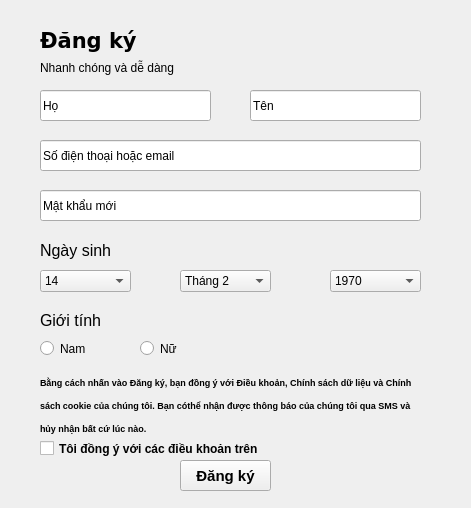
<?xml version="1.0" encoding="UTF-8"?>
<ui version="4.0">
 <class>Form</class>
 <widget class="QWidget" name="Form">
  <property name="geometry">
   <rect>
    <x>0</x>
    <y>0</y>
    <width>471</width>
    <height>508</height>
   </rect>
  </property>
  <property name="windowTitle">
   <string>Đăng ký</string>
  </property>
  <widget class="QLabel" name="label">
   <property name="geometry">
    <rect>
     <x>40</x>
     <y>20</y>
     <width>111</width>
     <height>41</height>
    </rect>
   </property>
   <property name="font">
    <font>
     <family>Verdana</family>
     <pointsize>16</pointsize>
     <weight>75</weight>
     <bold>true</bold>
    </font>
   </property>
   <property name="text">
    <string>Đăng ký</string>
   </property>
  </widget>
  <widget class="QLabel" name="label_2">
   <property name="geometry">
    <rect>
     <x>40</x>
     <y>60</y>
     <width>201</width>
     <height>16</height>
    </rect>
   </property>
   <property name="text">
    <string>Nhanh chóng và dễ dàng</string>
   </property>
  </widget>
  <widget class="QLineEdit" name="txtHo">
   <property name="geometry">
    <rect>
     <x>40</x>
     <y>90</y>
     <width>171</width>
     <height>31</height>
    </rect>
   </property>
   <property name="text">
    <string>Họ</string>
   </property>
  </widget>
  <widget class="QLineEdit" name="txtTen">
   <property name="geometry">
    <rect>
     <x>250</x>
     <y>90</y>
     <width>171</width>
     <height>31</height>
    </rect>
   </property>
   <property name="text">
    <string>Tên</string>
   </property>
  </widget>
  <widget class="QLineEdit" name="txtSdt">
   <property name="geometry">
    <rect>
     <x>40</x>
     <y>140</y>
     <width>381</width>
     <height>31</height>
    </rect>
   </property>
   <property name="text">
    <string>Số điện thoại hoặc email</string>
   </property>
  </widget>
  <widget class="QLineEdit" name="txtMatkhau">
   <property name="geometry">
    <rect>
     <x>40</x>
     <y>190</y>
     <width>381</width>
     <height>31</height>
    </rect>
   </property>
   <property name="text">
    <string>Mật khẩu mới</string>
   </property>
  </widget>
  <widget class="QLabel" name="label_3">
   <property name="geometry">
    <rect>
     <x>40</x>
     <y>240</y>
     <width>201</width>
     <height>21</height>
    </rect>
   </property>
   <property name="font">
    <font>
     <pointsize>12</pointsize>
    </font>
   </property>
   <property name="text">
    <string>Ngày sinh</string>
   </property>
  </widget>
  <widget class="QComboBox" name="cmbNgay">
   <property name="geometry">
    <rect>
     <x>40</x>
     <y>270</y>
     <width>91</width>
     <height>22</height>
    </rect>
   </property>
   <item>
    <property name="text">
     <string>14</string>
    </property>
   </item>
  </widget>
  <widget class="QComboBox" name="cmbThang">
   <property name="geometry">
    <rect>
     <x>180</x>
     <y>270</y>
     <width>91</width>
     <height>22</height>
    </rect>
   </property>
   <item>
    <property name="text">
     <string>Tháng 2</string>
    </property>
   </item>
  </widget>
  <widget class="QComboBox" name="cmbNam">
   <property name="geometry">
    <rect>
     <x>330</x>
     <y>270</y>
     <width>91</width>
     <height>22</height>
    </rect>
   </property>
   <item>
    <property name="text">
     <string>1970</string>
    </property>
   </item>
  </widget>
  <widget class="QLabel" name="label_4">
   <property name="geometry">
    <rect>
     <x>40</x>
     <y>310</y>
     <width>201</width>
     <height>21</height>
    </rect>
   </property>
   <property name="font">
    <font>
     <pointsize>12</pointsize>
    </font>
   </property>
   <property name="text">
    <string>Giới tính</string>
   </property>
  </widget>
  <widget class="QRadioButton" name="btnGTNam">
   <property name="geometry">
    <rect>
     <x>40</x>
     <y>340</y>
     <width>82</width>
     <height>17</height>
    </rect>
   </property>
   <property name="text">
    <string>Nam</string>
   </property>
  </widget>
  <widget class="QRadioButton" name="btnGTNu">
   <property name="geometry">
    <rect>
     <x>140</x>
     <y>340</y>
     <width>82</width>
     <height>17</height>
    </rect>
   </property>
   <property name="text">
    <string>Nữ</string>
   </property>
  </widget>
  <widget class="QLabel" name="label_5">
   <property name="geometry">
    <rect>
     <x>40</x>
     <y>360</y>
     <width>381</width>
     <height>91</height>
    </rect>
   </property>
   <property name="font">
    <font>
     <family>Nirmala UI</family>
     <pointsize>7</pointsize>
     <weight>75</weight>
     <bold>true</bold>
    </font>
   </property>
   <property name="text">
    <string>&lt;html&gt;&lt;head/&gt;&lt;body&gt;&lt;p&gt;Bằng cách nhấn vào Đăng ký, bạn đồng ý với Điều khoản, Chính sách dữ liệu và Chính &lt;/p&gt;&lt;p&gt;sách cookie của chúng tôi. Bạn cóthể nhận được thông báo của chúng tôi qua SMS và&lt;/p&gt;&lt;p&gt;hủy nhận bất cứ lúc nào.&lt;/p&gt;&lt;/body&gt;&lt;/html&gt;</string>
   </property>
  </widget>
  <widget class="QCheckBox" name="checkBox">
   <property name="geometry">
    <rect>
     <x>40</x>
     <y>440</y>
     <width>221</width>
     <height>17</height>
    </rect>
   </property>
   <property name="font">
    <font>
     <weight>75</weight>
     <bold>true</bold>
    </font>
   </property>
   <property name="text">
    <string>Tôi đồng ý với các điều khoản trên</string>
   </property>
  </widget>
  <widget class="QPushButton" name="btnDangky">
   <property name="geometry">
    <rect>
     <x>180</x>
     <y>460</y>
     <width>91</width>
     <height>31</height>
    </rect>
   </property>
   <property name="font">
    <font>
     <pointsize>11</pointsize>
     <weight>75</weight>
     <bold>true</bold>
    </font>
   </property>
   <property name="text">
    <string>Đăng ký</string>
   </property>
  </widget>
 </widget>
 <resources/>
 <connections/>
</ui>
